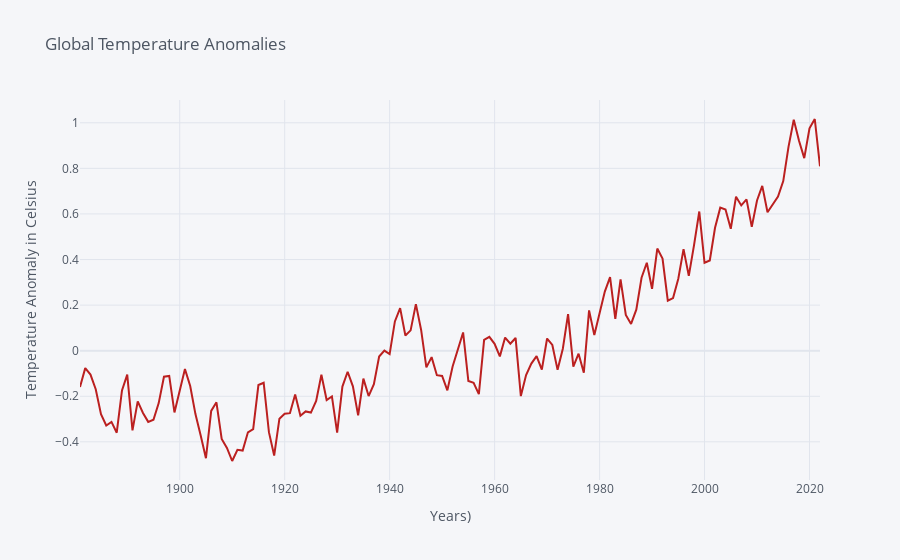

The notebook cell saved with this chart:
### Code cell
cufflinks.go_offline(connected = True)
init_notebook_mode(connected = True)
t.resample('A').mean().iplot(kind='line', xTitle='Years)', color='#BB2020',
                  yTitle='Temperature Anomaly in Celsius', title='Global Temperature Anomalies',width = 2)

### Figure 1 — Plotly figure (JSON) as saved in the notebook; plotly's stock layout.template omitted (floating-point values rounded to 4 significant figures; data arrays with more than 128 entries replaced by an {"elided": "..."} marker saying what was removed)
{"data": [{"name": "Avg_anomaly_degC", "text": "", "mode": "lines", "y": {"elided": "142 float values"}, "x": {"elided": "142 str values"}, "line": {"color": "rgba(187, 32, 32, 1.0)", "dash": "solid", "shape": "linear", "width": 2}, "type": "scatter"}], "layout": {"title": {"text": "Global Temperature Anomalies", "font": {"color": "#4D5663"}}, "paper_bgcolor": "#F5F6F9", "plot_bgcolor": "#F5F6F9", "yaxis": {"tickfont": {"color": "#4D5663"}, "zerolinecolor": "#E1E5ED", "title": {"text": "Temperature Anomaly in Celsius", "font": {"color": "#4D5663"}}, "gridcolor": "#E1E5ED", "showgrid": true}, "xaxis": {"tickfont": {"color": "#4D5663"}, "zerolinecolor": "#E1E5ED", "title": {"text": "Years)", "font": {"color": "#4D5663"}}, "gridcolor": "#E1E5ED", "showgrid": true}, "legend": {"bgcolor": "#F5F6F9", "font": {"color": "#4D5663"}}}}
